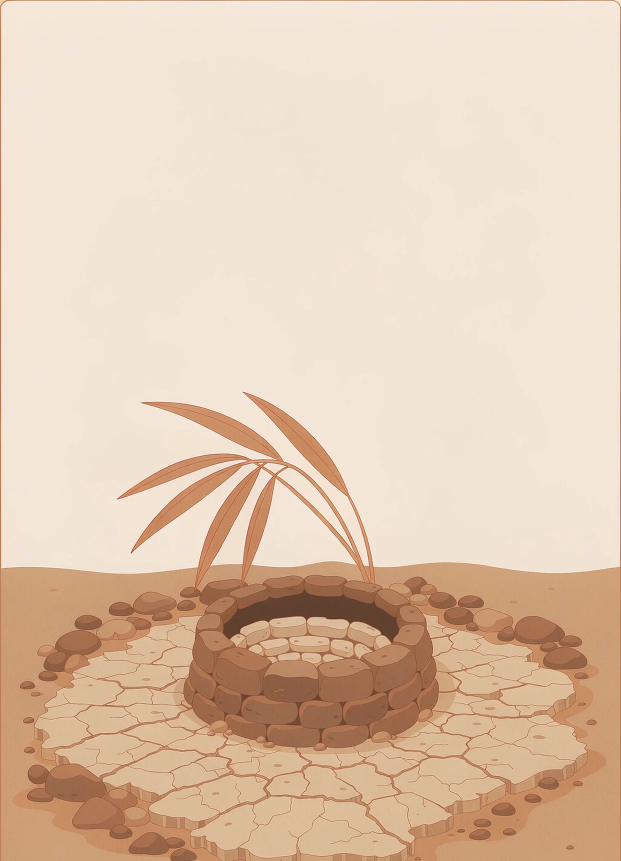
#> input picture assets/scenes/cute/dry_well.webp, 1242 x 1722 px, given in place of Minimal_flat_vector_illustrati_2026-11-04T05-47-04.png, which was not available (shown at 1/2 size)
$ python cute_scenes.py
#> lines starting #> are read from the running program, lines starting #| are printed output that depends on the picture
"""把 Q 版场景插画处理成卡片素材：裁掉右下角水印，放大到 1242 宽，导 webp"""
import os
import glob
import numpy as np
from PIL import Image, ImageFilter

SRC = r"D:\ai\animal-personality\assets\scenes\cute_src"
OUT = r"D:\ai\animal-personality\assets\scenes\cute"
os.makedirs(OUT, exist_ok=True)

# 生成时间顺序 → 文件名
MAP = {
    "footprints":  "Minimal_flat_vector_illustrati_2026-11-04T05-47-04.png",
    "dry_well":    "Minimal_flat_vector_illustrati_2026-11-04T05-47-44.png",
    "two_dune":    "Minimal_flat_vector_illustrati_2026-11-04T05-47-56.png",
    "water_empty": "Minimal_flat_vector_illustrati_2026-11-04T05-48-10.png",
    "look_back":   "Minimal_flat_vector_illustrati_2026-11-04T05-48-22.png",
    "five_walk":   "Minimal_flat_vector_illustrati_2026-11-04T05-48-48.png",
}

W = 1242          # 卡片宽度
TRIM = 0.075      # 底部裁掉的比例（水印）


def drop_sun(im):
    """把左上角那个太阳抹掉：白卡会把它切成半个圆，看着像瑕疵。
    用逐行中位数取天空色（再沿 y 平滑），避免出现条纹；掩膜先膨胀盖住抗锯齿边。"""
    a = np.asarray(im).astype(np.float32)
    y0, y1, x1max = 140, 780, 480

    sub = a[y0:y1, 0:x1max]
    m = (sub[..., 0] > 204) & (sub[..., 1] < 184) & (sub[..., 2] < 156)
    if m.sum() < 500:
        return im

    mask = Image.fromarray((m * 255).astype(np.uint8)).filter(ImageFilter.MaxFilter(15))
    m = np.asarray(mask) > 0

    # 逐行天空色（取太阳右侧干净区域的中位数），再平滑
    rows = np.arange(y0, y1)
    cols = np.full(len(rows), np.nan)
    for i, y in enumerate(rows):
        band = a[y, x1max + 20:x1max + 260]
        cols[i] = band.reshape(-1, 3).mean(axis=0) @ np.array([1, 0, 0]) if False else 0
    colors = np.stack([
        np.array([np.median(a[y, x1max + 20:x1max + 300, c]) for y in rows]) for c in range(3)
    ], axis=1)
    # 沿 y 做滑动平均
    k = 21
    pad = np.pad(colors, ((k // 2, k // 2), (0, 0)), mode="edge")
    colors = np.stack([np.convolve(pad[:, c], np.ones(k) / k, mode="valid") for c in range(3)], axis=1)

    for i, y in enumerate(rows):
        idx = np.nonzero(m[i])[0]
        if len(idx) == 0:
            continue
        xe = min(idx.max() + 2, x1max)
        c = colors[i]
        for x in range(0, xe):
            f = 0.975 + 0.025 * (x / max(xe, 1))
            a[y, x] = np.clip(c * f, 0, 255)

    return Image.fromarray(np.clip(a, 0, 255).astype(np.uint8))


for name, fn in MAP.items():
    im = Image.open(os.path.join(SRC, fn)).convert("RGB")
#> im is the input picture: PIL image 1242x1722 RGB; mean R, G, B 225.2, 199.8, 176.7
    w, h = im.size
#> w = 1242; h = 1722
    im = im.crop((0, 0, w, int(h * (1 - TRIM))))
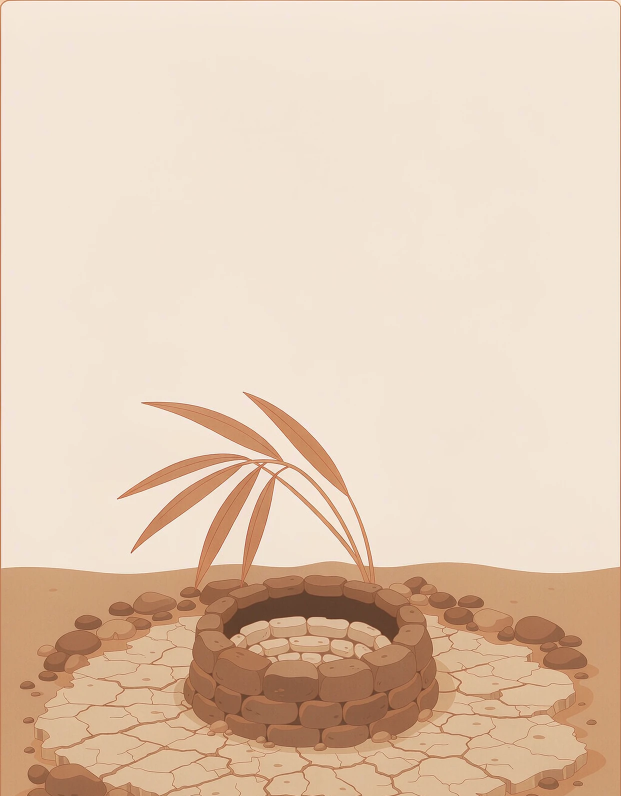
#> im: PIL image 1242x1592 RGB (shown at 1/2 size); mean R, G, B 227.1, 203.3, 181.4
    if name in ("footprints", "five_walk"):
        im = drop_sun(im)
#> in drop_sun, `sub = a[y0:y1, 0:x1max]`:
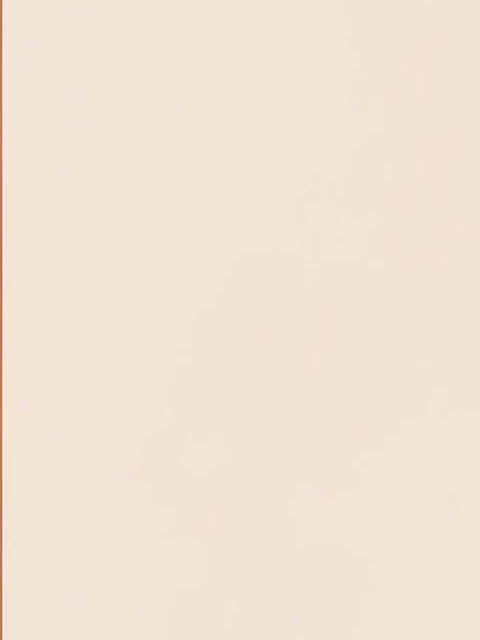
#> sub: shape (640, 480, 3) float32; mean R, G, B 242.1, 229.2, 213.3
#> in drop_sun, `m = (sub[..., 0] > 204) & (sub[..., 1] < 184) & (sub[..., 2] < 156)`: m: shape (640, 480) bool; every value is 0

    # 放大到卡片宽度
    nh = round(im.height * W / im.width)
#> nh = 1592
    im = im.resize((W, nh), Image.LANCZOS)

    out = os.path.join(OUT, name + ".webp")
    im.save(out, "WEBP", quality=90, method=6)

    # 采样几处颜色，确认是奶油色系而不是偏灰
    a = np.asarray(im)
    top = a[:80].reshape(-1, 3).mean(axis=0).astype(int)
#> top = [243, 228, 213]
    print(f"{name:12s} {im.size}  顶部平均色 {tuple(top)}  "
          f"{os.path.getsize(out)//1024}KB")
#| footprints   (1242, 1592)  顶部平均色 (243, 228, 213)  98KB
#> pass 2 of the loop `for name, fn in MAP.items():`:
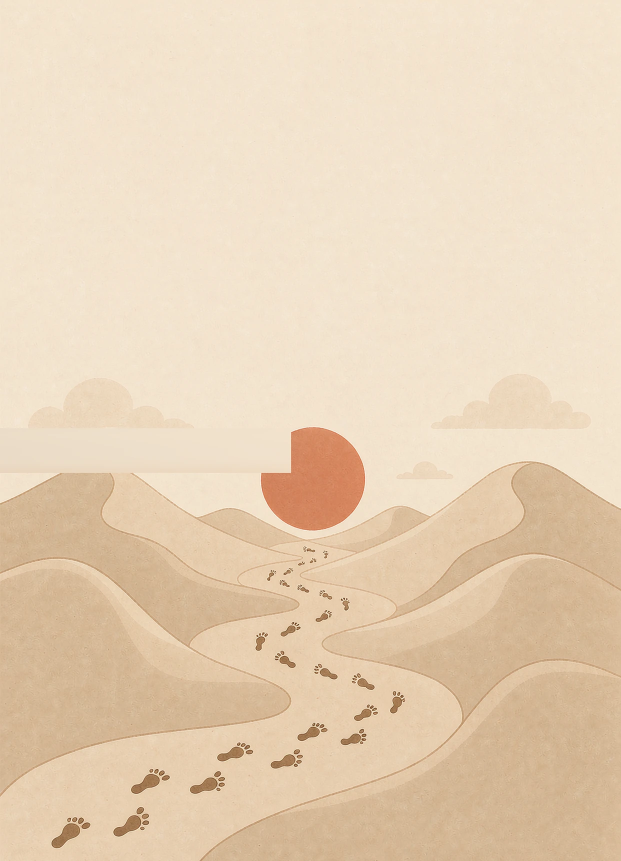
#> input picture assets/scenes/cute/five_walk.webp, 1242 x 1722 px, given in place of Minimal_flat_vector_illustrati_2026-11-04T05-47-44.png, which was not available (shown at 1/2 size)
#> im is the input picture: PIL image 1242x1722 RGB; mean R, G, B 231.8, 210.4, 183.6
#> `im = im.crop((0, 0, w, int(h * (1 - TRIM))))`:
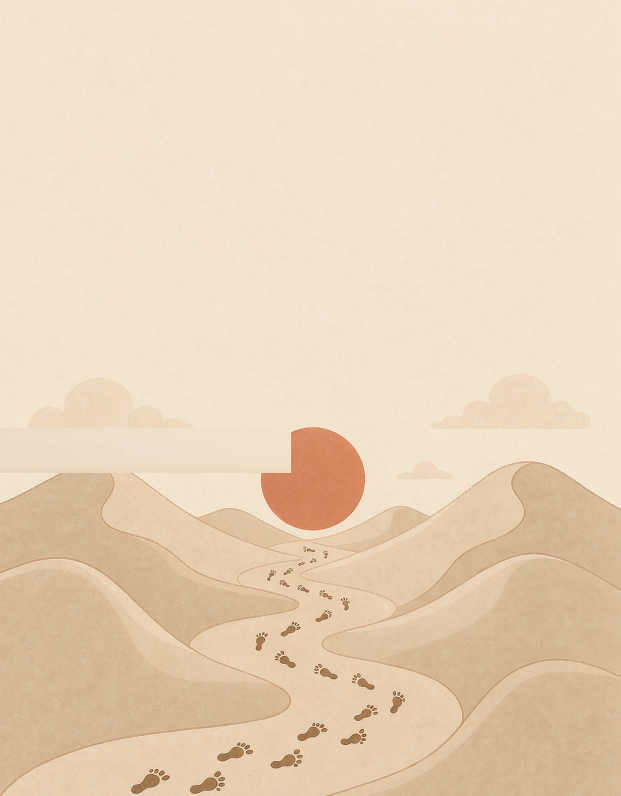
#> im: PIL image 1242x1592 RGB (shown at 1/2 size); mean R, G, B 232.9, 212, 185.7
#> top = [243, 228, 206]
#| dry_well     (1242, 1592)  顶部平均色 (243, 228, 206)  116KB
#> (the run stopped early here; a loop or call above may not have finished)
